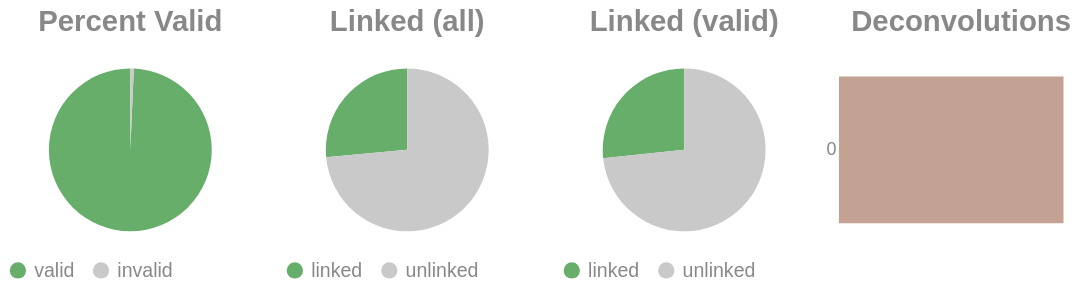

This figure's notebook cell:
### Code cell
if SKIPLR:
    pass
else:
    clash = Counter()
    for i in valids['molecule'].to_list():
        _mol = i.split("-")
        if len(_mol) == 1:
            clash.update('0')
        else:
            clash.update(_mol[-1])

    _d = {"deconvolutions": [], 'count': []}
    for k,v in clash.items():
        _d['deconvolutions'].append(k)
        _d['count'].append(v)

    tot_valid = valids['reads'].sum()
    mask = valids['reads'] >= 2
    n_linked_reads = valids.filter(mask)['reads'].sum()
    if n_linked_reads == 0:
        print_html("No linked molecules (>=2 reads) were detected; skipping linked-only distributions.")
        SKIPLR = True
    else:
        perc_valid = round(tot_valid / n_reads, 4)
        linked_perc_abs = round(n_linked_reads / n_reads, 4)
        linked_perc = round(n_linked_reads / tot_valid, 4)

    _valid = pl.DataFrame({"valids": ['valid', 'invalid'], "count": [tot_valid, n_reads - tot_valid]})
    _linked_abs = pl.DataFrame({"linked (absolute)": ['linked', 'unlinked'], "count": [n_linked_reads, n_reads - n_linked_reads]})
    _linked_rel = pl.DataFrame({"linked (valids)": ['linked', 'unlinked'], "count": [n_linked_reads, tot_valid - n_linked_reads]})

    (
        alt.hconcat(
            piechart(_valid, goodval = 'valid', title = "Percent Valid"),
            piechart(_linked_abs, goodval = "linked", title =  "Linked (all)"),
            piechart(_linked_rel, goodval = "linked", title =  "Linked (valid)"),
            convolutionbar(pl.DataFrame(_d), title = "Deconvolutions"),
            center = True,
            bounds = 'flush'
        )
        .resolve_scale(color='independent')
        .resolve_legend('independent')
        .properties(usermeta={'embedOptions': {"actions": False}})
    ).display()

### Figure 1 — Vega-Lite specification as saved in the notebook (floating-point values rounded to 4 significant figures)
{"width": "container", "height": 400, "config": {"title": {"anchor": "start", "dy": -15, "fontSize": 18, "color": "#888888", "subtitleColor": "#888888", "subtitleFontSize": 14}, "arc": {"fill": "#0072B2"}, "axis": {"domainColor": "#888888", "domainWidth": 0.5, "gridWidth": 0.2, "grid": false, "titleFontWeight": 400, "titleFontSize": 15, "labelFontSize": 11, "labelColor": "#888888", "tickColor": "#888888", "tickWidth": 0.2, "titleColor": "#888888"}, "axisBand": {"grid": false}, "axisX": {"grid": true, "tickSize": 10, "domainCap": "round"}, "axisY": {"domain": false, "grid": true, "tickSize": 0, "domainCap": "round"}, "background": "transparent", "header": {"labelFontSize": 15, "labelColor": "#888888", "titleFontSize": 15, "titleFontWeight": 600, "titleColor": "#888888"}, "legend": {"labelFont": "sans-serif", "labelFontSize": 12, "labelColor": "#888888", "symbolSize": 100, "symbolType": "circle", "titleFontSize": 12, "titlePadding": 10, "titleColor": "#888888", "title": null}, "range": {"category": ["#E69F00", "#56B4E9", "#009E73", "#F0E442", "#0072B2", "#D55E00", "#CC79A7", "#000000"], "diverging": ["#cfe8f3", "#a2d4ec", "#73bfe2", "#46abdb", "#1696d2", "#12719e"]}, "area": {"fill": "#0072B2", "fillOpacity": 0.7, "line": true, "strokeOpacity": 0.7}, "line": {"color": "#0072B2", "stroke": "#0072B2", "strokeWidth": 2}, "trail": {"color": "#0072B2", "stroke": "#0072B2", "strokeWidth": 0, "size": 1}, "point": {"filled": true, "fillOpacity": 1.0, "size": 95}, "text": {"color": "#888888", "fontSize": 11, "align": "right", "fontWeight": 400, "size": 11}, "bar": {"fill": "#0072B2", "stroke": null}, "view": {"stroke": null, "continuousWidth": 660, "continuousHeight": 400}}, "hconcat": [{"data": {"name": "data-93f6ade228a39209d422853aa08d4fd0"}, "mark": {"type": "arc"}, "encoding": {"color": {"field": "valids", "legend": {"orient": "bottom", "title": null}, "scale": {"domain": ["valid", "invalid"], "range": ["#68ae6b", "#C9C9C9"]}, "title": "Valids", "type": "nominal"}, "theta": {"field": "count", "type": "quantitative"}, "tooltip": [{"field": "valids", "title": "Valids", "type": "ordinal"}, {"field": "percent", "format": ".2%", "title": "Percent", "type": "quantitative"}, {"field": "count", "title": "Count", "type": "quantitative"}]}, "height": 100, "title": {"text": "Percent Valid", "align": "center", "anchor": "middle"}, "transform": [{"calculate": "datum.count / 4368260", "as": "percent"}], "width": 150}, {"data": {"name": "data-d44087e00b9e6282373f80d35aabda01"}, "mark": {"type": "arc"}, "encoding": {"color": {"field": "linked (absolute)", "legend": {"orient": "bottom", "title": null}, "scale": {"domain": ["linked", "unlinked"], "range": ["#68ae6b", "#C9C9C9"]}, "title": "Linked (Absolute)", "type": "nominal"}, "theta": {"field": "count", "type": "quantitative"}, "tooltip": [{"field": "linked (absolute)", "title": "Linked (Absolute)", "type": "ordinal"}, {"field": "percent", "format": ".2%", "title": "Percent", "type": "quantitative"}, {"field": "count", "title": "Count", "type": "quantitative"}]}, "height": 100, "title": {"text": "Linked (all)", "align": "center", "anchor": "middle"}, "transform": [{"calculate": "datum.count / 4368260", "as": "percent"}], "width": 150}, {"data": {"name": "data-6c7d74b494f147d024a0c0d063c3b835"}, "mark": {"type": "arc"}, "encoding": {"color": {"field": "linked (valids)", "legend": {"orient": "bottom", "title": null}, "scale": {"domain": ["linked", "unlinked"], "range": ["#68ae6b", "#C9C9C9"]}, "title": "Linked (Valids)", "type": "nominal"}, "theta": {"field": "count", "type": "quantitative"}, "tooltip": [{"field": "linked (valids)", "title": "Linked (Valids)", "type": "ordinal"}, {"field": "percent", "format": ".2%", "title": "Percent", "type": "quantitative"}, {"field": "count", "title": "Count", "type": "quantitative"}]}, "height": 100, "title": {"text": "Linked (valid)", "align": "center", "anchor": "middle"}, "transform": [{"calculate": "datum.count / 4338231", "as": "percent"}], "width": 150}, {"data": {"name": "data-0ef998bb244c577ab151df9b1c8afe30"}, "mark": {"type": "bar"}, "encoding": {"color": {"field": "deconvolutions", "legend": null, "scale": {"scheme": "lightgreyred"}, "type": "nominal"}, "tooltip": [{"field": "deconvolutions", "title": "Deconvolutions", "type": "ordinal"}, {"field": "percent", "format": ".2%", "title": "Percent", "type": "quantitative"}, {"field": "count", "title": "Count", "type": "quantitative"}], "x": {"axis": null, "field": "count", "type": "quantitative"}, "y": {"field": "deconvolutions", "sort": "ascending", "title": null, "type": "nominal"}}, "height": 100, "title": {"text": "Deconvolutions", "align": "center", "anchor": "middle"}, "transform": [{"calculate": "datum.count / 3676117", "as": "percent"}], "width": 150}], "bounds": "flush", "center": true, "resolve": {"legend": {"angle": "independent"}, "scale": {"color": "independent"}}, "usermeta": {"embedOptions": {"actions": false}}, "$schema": "https://vega.github.io/schema/vega-lite/v6.1.0.json", "datasets": {"data-93f6ade228a39209d422853aa08d4fd0": [{"valids": "valid", "count": 4338231}, {"valids": "invalid", "count": 30029}], "data-d44087e00b9e6282373f80d35aabda01": [{"linked (absolute)": "linked", "count": 1156057}, {"linked (absolute)": "unlinked", "count": 3212203}], "data-6c7d74b494f147d024a0c0d063c3b835": [{"linked (valids)": "linked", "count": 1156057}, {"linked (valids)": "unlinked", "count": 3182174}], "data-0ef998bb244c577ab151df9b1c8afe30": [{"deconvolutions": "0", "count": 3676117}]}}
